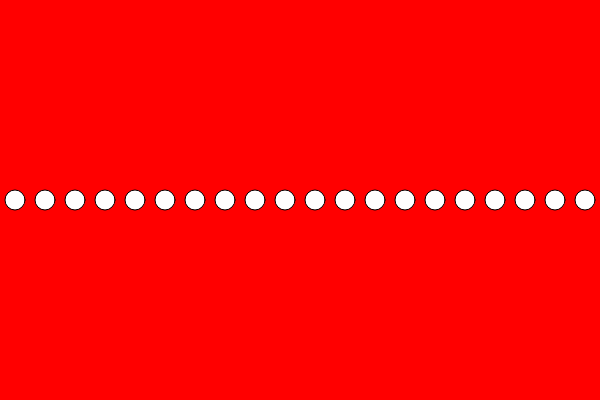
Frame 1 (no input)
Frame 60 (no input): identical to frame 1, image omitted
Frame 120 (the mouse pressed at the canvas centre since frame 60): identical to frame 1, image omitted

The p5.js sketch that drew this single still picture (run headless with seeded random() and noise() and a simulated clock; from frame 60 on, the mouse is pressed at the canvas centre):

// p5.js sketch
// ── sketch.js
function setup() {
  createCanvas(600, 400);
}

function draw() {
  background('red');
  
  // Loop to create 20 circles
  for (let i = 0; i < 20; i++) {
    // Calculate x position by dividing canvas width into 20 equal segments
    let x = (width / 20) * i + (width / 40);
    // Place circles at vertical center
    let y = height / 2;
    
    circle(x, y, 20);
  }
}
